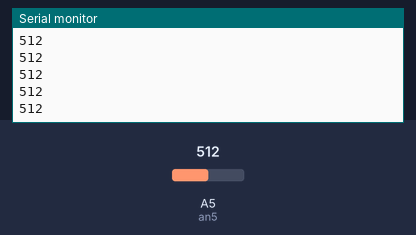
This sketch was run on a simulated Arduino Uno, built with avr-gcc and run on an emulated ATmega328P. Shown: the last lines printed to the serial monitor. The inputs (shaded band) are chosen by the test bench; at power-on: A5 (an5) = 512.

Above: at 1.2 s.
1.3 s: A5 (an5) set to 716
At 1.68 s:
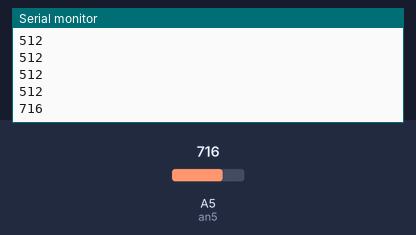
2.8 s: A5 (an5) set to 900
At 2.93 s:
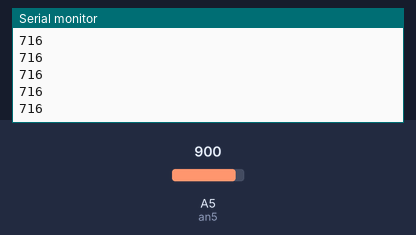
Timing chart, 0 to 5.8 s (numbered marks = the images above; inputs shaded):
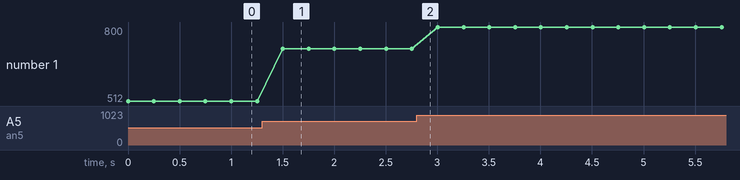

Measured:
- after the input at 1.3 s, the serial monitor: prints a new line after 0.20 s (image 1)
- plotted number 1: 512 → 716 after the input at 1.3 s, 716 → 800 after the input at 2.8 s

The sketch:

Funcao_constrain.ino
```cpp
// ------------------------------------------------------------------------------------------------------------
// Defines/Variables
// ------------------------------------------------------------------------------------------------------------

# define an5 A5

// ------------------------------------------------------------------------------------------------------------
// Functions
// ------------------------------------------------------------------------------------------------------------

void MyConstrain(int val, int val_min, int val_max) {
  if ((val >= val_min) and (val <= val_max)) {
    Serial.println(val);
  }else if(val < val_min){
    Serial.println(val_min);
  }else if(val > val_max){
    Serial.println(val_max);
  }
}

// ------------------------------------------------------------------------------------------------------------
// Source
// ------------------------------------------------------------------------------------------------------------

void setup() {
  pinMode(an5, INPUT);
  Serial.begin(9600);
}

void loop() {
  //constrain(val_inicial, val_min_quero_saber, val_max_quero_saber)
  //Serial.println(constrain(analogRead(an5), 500, 800));
  MyConstrain(analogRead(an5), 500, 800);
  delay(250);
}
```
